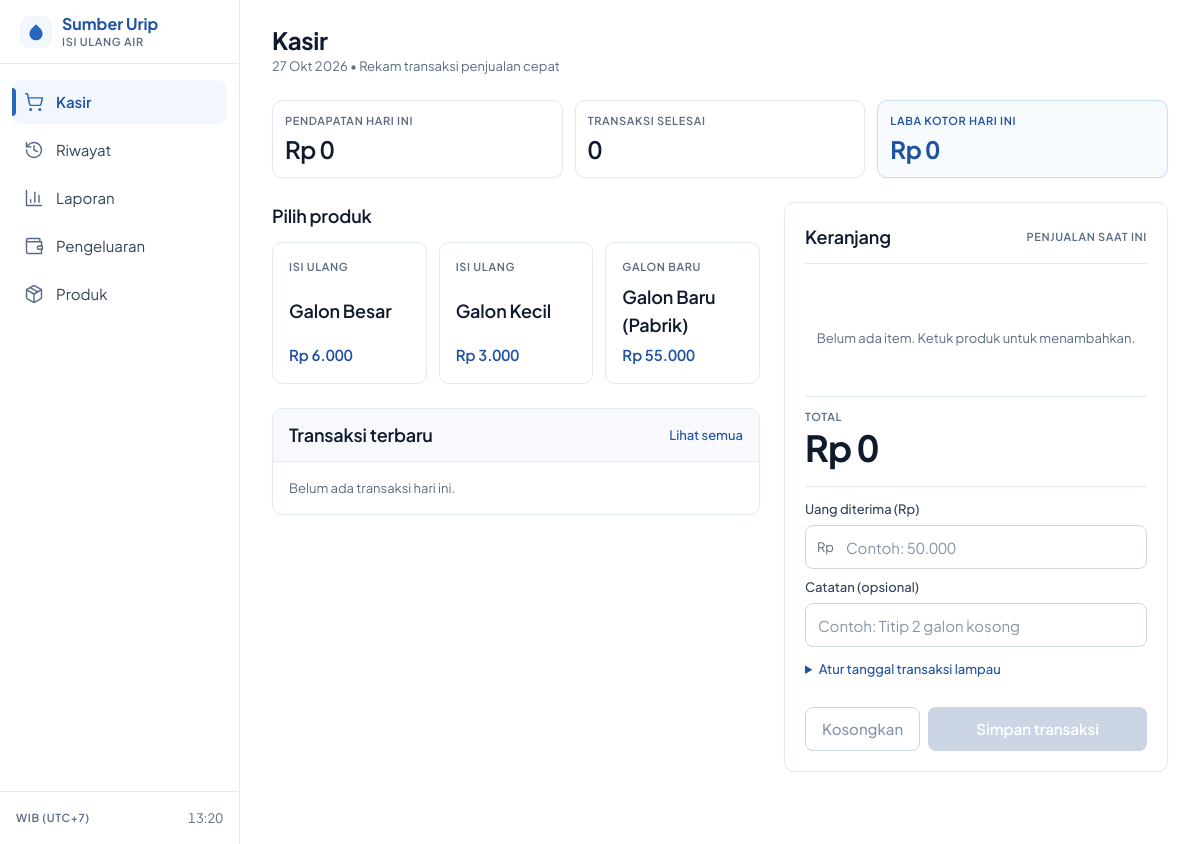
The page / on the database its author committed.
### tables this page shows
CREATE TABLE IF NOT EXISTS products (
  id INT UNSIGNED NOT NULL AUTO_INCREMENT PRIMARY KEY,
  code VARCHAR(30) NOT NULL UNIQUE,
  name VARCHAR(100) NOT NULL,
  price INT UNSIGNED NOT NULL,
  cost_price INT UNSIGNED NOT NULL DEFAULT 0,
  is_active TINYINT(1) NOT NULL DEFAULT 1,
  sort_order TINYINT UNSIGNED NOT NULL DEFAULT 0,
  created_at DATETIME NOT NULL DEFAULT CURRENT_TIMESTAMP,
  updated_at DATETIME NOT NULL DEFAULT CURRENT_TIMESTAMP ON UPDATE CURRENT_TIMESTAMP
);

### includes/functions.php (called while the page is built, shortened)
<?php
function e(?string $value): string {
    return htmlspecialchars($value ?? '', ENT_QUOTES, 'UTF-8');
}
function formatRupiah(int|float $amount, bool $withPrefix = true): string {
    $isNegative = $amount < 0;
    $absVal = abs((int)round($amount));
    $formatted = number_format($absVal, 0, ',', '.');
    if ($withPrefix) {
        return ($isNegative ? '-Rp ' : 'Rp ') . $formatted;
    }
    return ($isNegative ? '-' : '') . $formatted;
}
function formatDate(?string $dateStr, bool $withTime = false): string {
    try {
        $dt = new DateTime($dateStr, new DateTimeZone('Asia/Jakarta'));
    } catch (Exception $e) {
        return '-';
    }
    $months = [
        1 => 'Jan', 2 => 'Feb', 3 => 'Mar', 4 => 'Apr',
        5 => 'Mei', 6 => 'Jun', 7 => 'Jul', 8 => 'Agu',
        9 => 'Sep', 10 => 'Okt', 11 => 'Nov', 12 => 'Des'
    ];
    $day = $dt->format('d');
    $monthNum = (int)$dt->format('n');
    $monthName = $months[$monthNum] ?? $dt->format('M');
    $year = $dt->format('Y');
    return "{$day} {$monthName} {$year}";
}
function getTodayRange(): array {
    $now = new DateTime('now', new DateTimeZone('Asia/Jakarta'));
    $startDate = $now->format('Y-m-d 00:00:00');
    $tomorrow = clone $now;
    $tomorrow->modify('+1 day');
    $endDateExclusive = $tomorrow->format('Y-m-d 00:00:00');
    return [
        'start' => $startDate,
        'end_exclusive' => $endDateExclusive,
        'date_display' => formatDate($now->format('Y-m-d'))
    ];
}

### includes/queries.php (called while the page is built, shortened)
<?php
require_once __DIR__ . '/functions.php';
function getProducts(bool $activeOnly = false): array {
    $pdo = Database::getConnection();
    $sql = "SELECT id, code, name, price, cost_price, is_active, sort_order, updated_at
            FROM products";
    if ($activeOnly) {
        $sql .= " WHERE is_active = 1";
    }
    $sql .= " ORDER BY sort_order ASC, id ASC";
    $stmt = $pdo->query($sql);
    return $stmt->fetchAll();
}
function getTodaySummary(): array {
    $pdo = Database::getConnection();
    $today = getTodayRange();
    $stmt = $pdo->prepare("
        SELECT
            COUNT(*) as total_sales,
            COALESCE(SUM(total_amount), 0) as revenue,
            COALESCE(SUM(total_cost), 0) as cost
        FROM sales
        WHERE status = 'completed'
          AND sold_at >= :start
          AND sold_at < :end_exclusive
    ");
    $stmt->execute([
        ':start' => $today['start'],
        ':end_exclusive' => $today['end_exclusive']
    ]);
    $row = $stmt->fetch();
    $revenue = (int)($row['revenue'] ?? 0);
    $cost = (int)($row['cost'] ?? 0);
    $grossProfit = $revenue - $cost;
    $count = (int)($row['total_sales'] ?? 0);
    return [
        'revenue' => $revenue,
        'cost' => $cost,
        'gross_profit' => $grossProfit,
        'transaction_count' => $count
    ];
}

### index.php (the view, shortened to what this page needs)
<?php
require_once __DIR__ . '/includes/functions.php';
require_once __DIR__ . '/includes/queries.php';
$products = getProducts(true);
$todaySummary = getTodaySummary();
$recentSales = getRecentSales(5);
    ?>
    <?php
require_once __DIR__ . '/includes/header.php';
?>
<div class="flex items-baseline justify-between">
  <div>
    <h1 class="text-title text-ink font-bold">Kasir</h1>
    <p class="text-small text-ink-muted"><?= formatDate(date('Y-m-d')) ?> &bull; Rekam transaksi penjualan cepat</p>
  </div>
</div>
<div id="summaryStripContainer">
  <div class="grid grid-cols-1 sm:grid-cols-3 gap-3">
    <div class="card p-3">
      <p class="text-micro uppercase text-ink-muted">Pendapatan hari ini</p>
      <p class="mt-1 text-title tabular-nums text-ink font-semibold"><?= formatRupiah($todaySummary['revenue']) ?></p>
    </div>
    <div class="card p-3">
      <p class="text-micro uppercase text-ink-muted">Transaksi selesai</p>
      <p class="mt-1 text-title tabular-nums text-ink font-semibold"><?= number_format($todaySummary['transaction_count'], 0, ',', '.') ?></p>
    </div>
    <div class="card p-3 <?= $todaySummary['gross_profit'] >= 0 ? 'border-brand-200 bg-brand-50/50' : 'border-danger-600/30 bg-danger-50' ?>">
      <p class="text-micro uppercase <?= $todaySummary['gross_profit'] >= 0 ? 'text-brand-700' : 'text-danger-700' ?>">Laba kotor hari ini</p>
      <p class="mt-1 text-title tabular-nums font-bold <?= $todaySummary['gross_profit'] >= 0 ? 'text-brand-700' : 'text-danger-700' ?>">
        <?= formatRupiah($todaySummary['gross_profit']) ?>
      </p>
    </div>
  </div>
</div>
<div class="grid grid-cols-1 lg:grid-cols-[1fr_24rem] gap-6 items-start">
  <div class="space-y-6">
    <div>
      <h2 class="text-heading text-ink mb-3 font-semibold">Pilih produk</h2>
      <div class="grid grid-cols-1 sm:grid-cols-3 gap-3">
        <?php foreach ($products as $p): ?>
          <?php
          $catLabel = $p['code'] === 'GALON_BARU' ? 'Galon baru' : 'Isi ulang';
          ?>
          <button type="button"
                  data-product="<?= e($p['code']) ?>"
                  data-id="<?= $p['id'] ?>"
                  data-code="<?= e($p['code']) ?>"
                  data-name="<?= e($p['name']) ?>"
                  data-price="<?= $p['price'] ?>"
                  class="product-btn group relative flex min-h-[104px] flex-col justify-between rounded-lg border border-line bg-white p-4 text-left transition-colors hover:border-brand-300 hover:bg-brand-50/50 active:bg-brand-100 focus-visible:ring-2">
            <span class="text-micro uppercase text-ink-muted"><?= e($catLabel) ?></span>
            <span class="mt-2 block text-heading text-ink font-semibold"><?= e($p['name']) ?></span>
            <span class="mt-1 block text-body font-semibold tabular-nums text-brand-700"><?= formatRupiah($p['price']) ?></span>
          </button>
        <?php endforeach; ?>
      </div>
    </div>
    <div id="recentTransactionsContainer">
      <div class="card overflow-hidden">
        <div class="px-4 py-3 border-b border-line flex items-center justify-between bg-surface">
          <h2 class="text-heading text-ink font-semibold">Transaksi terbaru</h2>
          <a href="history.php" class="text-small font-medium text-brand-700 hover:underline">Lihat semua</a>
        </div>
        <?php if (empty($recentSales)): ?>
          <p class="p-4 text-small text-ink-muted">Belum ada transaksi hari ini.</p>
        <?php endif; ?>
      </div>
    </div>
  </div>
  <div>
    <div class="card p-5 lg:sticky lg:top-6 w-full space-y-4">
      <div class="flex items-center justify-between border-b border-line pb-3">
        <h2 class="text-heading text-ink font-semibold">Keranjang</h2>
        <span class="text-micro uppercase text-ink-muted">Penjualan saat ini</span>
      </div>
      <div id="cartEmptyMessage" class="text-center py-8 text-small text-ink-muted">
        Belum ada item. Ketuk produk untuk menambahkan.
      </div>
      <div class="border-t border-line pt-3">
        <p class="text-micro uppercase text-ink-muted">Total</p>
        <p id="cartTotalDisplay" class="text-display tabular-nums text-ink font-bold leading-tight">Rp 0</p>
      </div>
      <div class="space-y-2 border-t border-line pt-3">
        <div>
          <label for="cashReceivedInput" class="label">Uang diterima (Rp)</label>
          <div class="relative">
            <span class="absolute inset-y-0 left-0 pl-3 flex items-center text-small text-ink-muted pointer-events-none">Rp</span>
            <input id="cashReceivedInput" inputmode="numeric" placeholder="Contoh: 50.000" class="h-11 w-full rounded border border-line-strong bg-white pl-10 pr-3 text-body tabular-nums text-ink placeholder:text-ink-faint transition-colors hover:border-ink-faint focus:border-brand-600 focus:ring-2 focus:ring-brand-600/20 focus:outline-none" />
          </div>
        </div>
        <div>
          <label for="noteInput" class="label">Catatan (opsional)</label>
          <input id="noteInput" type="text" maxlength="255" placeholder="Contoh: Titip 2 galon kosong" class="h-11 w-full rounded border border-line-strong bg-white px-3 text-body text-ink placeholder:text-ink-faint transition-colors hover:border-ink-faint focus:border-brand-600 focus:ring-2 focus:ring-brand-600/20 focus:outline-none" />
        </div>
        <details class="text-small">
          <summary class="cursor-pointer text-brand-700 font-medium py-1">Atur tanggal transaksi lampau</summary>
        </details>
      </div>
      <div class="flex gap-2 pt-2">
        <button type="button" id="btnClearCart" disabled class="inline-flex h-11 items-center justify-center gap-2 rounded border border-line-strong bg-white px-4 text-body font-medium text-ink transition-colors hover:bg-surface active:bg-surface-sunken disabled:text-ink-faint disabled:cursor-not-allowed">
          Kosongkan
        </button>
        <button type="button" id="btnSaveSale" disabled class="flex-1 inline-flex h-11 items-center justify-center gap-2 rounded bg-brand-600 px-5 text-body font-semibold text-white transition-colors hover:bg-brand-700 active:bg-brand-800 disabled:cursor-not-allowed disabled:bg-line-strong disabled:text-white">
          Simpan transaksi
        </button>
      </div>
    </div>
  </div>
</div>
<?php
require_once __DIR__ . '/includes/footer.php';
?>

### includes/header.php (style rules this page uses)
html { font-feature-settings: 'ss01', 'cv11'; }
.label { display: block; font-size: 0.8125rem; line-height: 1.25rem; font-weight: 500; color: #33425A; margin-bottom: 0.375rem; }
.card { background-color: #FFFFFF; border: 1px solid #E4EAF2; border-radius: 0.625rem; box-shadow: 0 1px 2px rgba(15, 27, 45, 0.04); }

### rows shown on the page
products: code "ISI ULANG", name "Galon Besar", price "Rp 6.000"
products: code "ISI ULANG", name "Galon Kecil", price "Rp 3.000"
products: code "GALON BARU", name "Galon Baru (Pabrik)", price "Rp 55.000"

### other values the page prints
$item['label'] "Kasir"
$item['label'] "Riwayat"
$item['label'] "Laporan"
$item['label'] "Pengeluaran"
$item['label'] "Produk"
formatRupiah($todaySummary['revenue']) "Rp 0"
$todaySummary['transaction_count'] "0"
formatRupiah($todaySummary['gross_profit']) "Rp 0"
